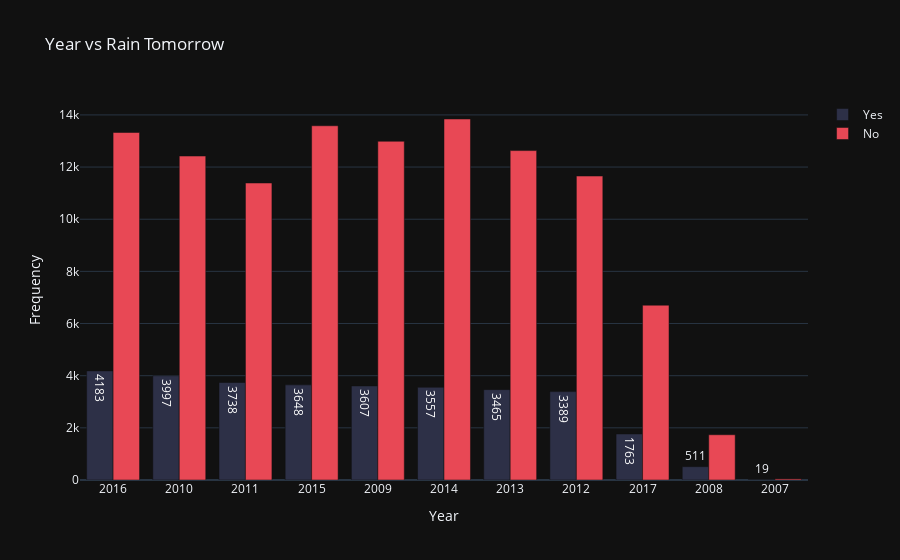

Notebook code cell kept with this figure:
### Markdown cell above
We can observe that the ratio between NO and YES is almost 78:22. So there is a class imbalance and we have to deal with it. We will use the oversampling of the minority class as the size of the data is quite small.

### Code cell
year = [x.split('-')[0] for x in data['Date']]
year_rain_value = {
    "year": year,
    "rain_tommorow": data['RainTomorrow']
}
year_rain_ds = pd.DataFrame(year_rain_value)
rain_yes = year_rain_ds[year_rain_ds['rain_tommorow'] == 'Yes']
rain_no = year_rain_ds[year_rain_ds['rain_tommorow'] == 'No']

fig = go.Figure()

fig.add_trace(go.Bar(x=rain_yes['year'].value_counts().keys(), 
                    y=rain_yes['year'].value_counts(), marker=dict(color='#2D3047'),
                    name='Yes', text=rain_yes['year'].value_counts()))
fig.add_trace(go.Bar(x=rain_no['year'].value_counts().keys(), marker=dict(color='#E84855'),
                    y=rain_no['year'].value_counts(), 
                    name='No'))
fig.update_layout(title="Year vs Rain Tomorrow",  template = "plotly_dark",xaxis=dict(
    title='Year'
), yaxis=dict(
    title='Frequency'
))

### Figure 1 — Plotly figure (JSON) as saved in the notebook; plotly's stock layout.template omitted (floating-point values rounded to 4 significant figures)
{"data": [{"marker": {"color": "#2D3047"}, "name": "Yes", "text": [4183, 3997, 3738, 3648, 3607, 3557, 3465, 3389, 1763, 511, 19], "type": "bar", "x": ["2016", "2010", "2011", "2015", "2009", "2014", "2013", "2012", "2017", "2008", "2007"], "y": [4183, 3997, 3738, 3648, 3607, 3557, 3465, 3389, 1763, 511, 19]}, {"marker": {"color": "#E84855"}, "name": "No", "type": "bar", "x": ["2014", "2015", "2016", "2009", "2013", "2010", "2012", "2011", "2017", "2008", "2007"], "y": [13843, 13583, 13325, 12988, 12632, 12422, 11655, 11388, 6703, 1735, 42]}], "layout": {"title": {"text": "Year vs Rain Tomorrow"}, "xaxis": {"title": {"text": "Year"}}, "yaxis": {"title": {"text": "Frequency"}}}}
